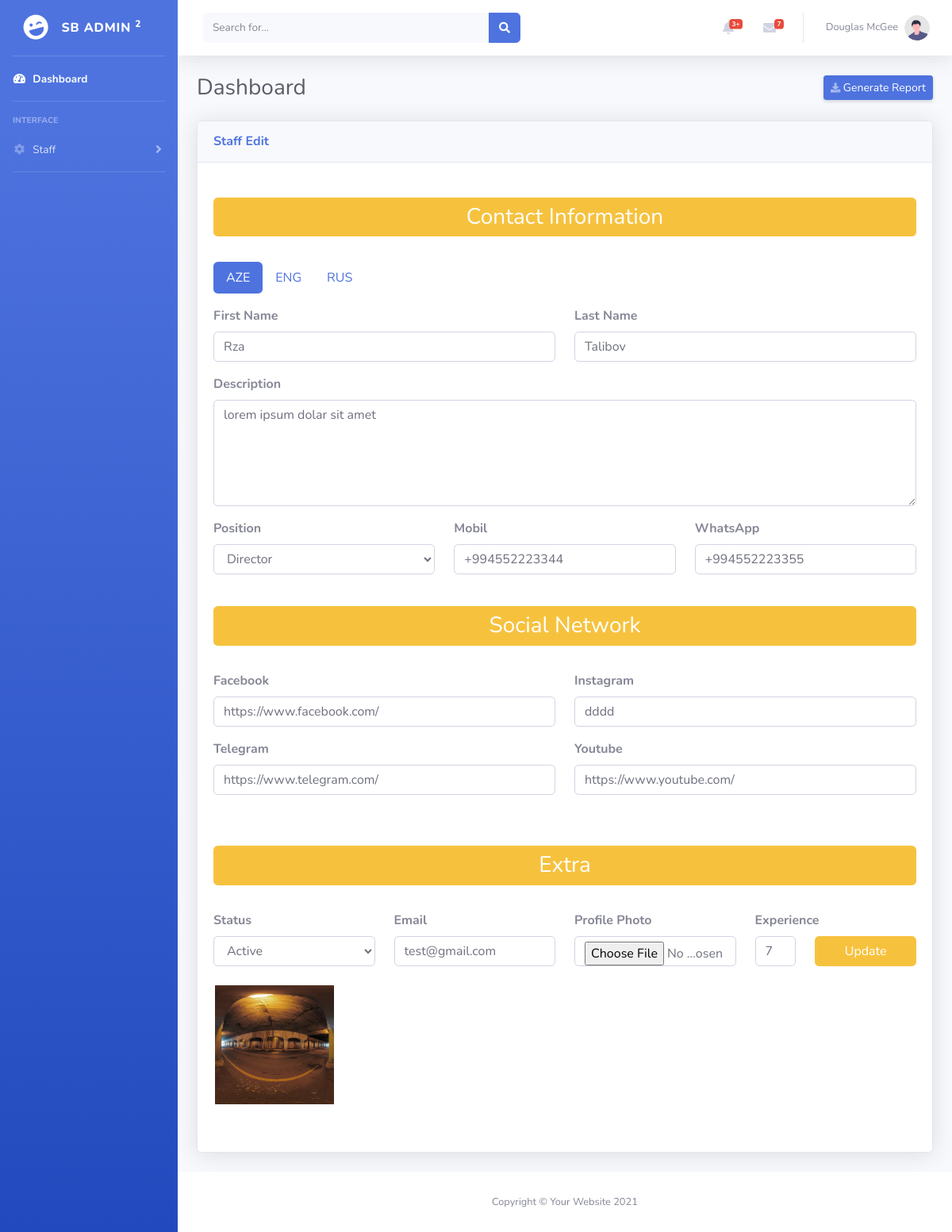
The page /a_edit_staff/19 on the database its author committed.
### tables this page shows
CREATE TABLE `staff` (
  `s_id` int(11) NOT NULL,
  `s_name_az` varchar(255) NOT NULL,
  `s_name_en` varchar(255) NOT NULL,
  `s_name_ru` varchar(255) NOT NULL,
  `s_surname_az` varchar(255) NOT NULL,
  `s_surname_en` varchar(255) NOT NULL,
  `s_surname_ru` varchar(255) NOT NULL,
  `s_description_az` longtext NOT NULL,
  `s_description_en` longtext NOT NULL,
  `s_description_ru` longtext NOT NULL,
  `s_position` varchar(255) NOT NULL,
  `s_status` varchar(10) NOT NULL,
  `s_email` varchar(255) NOT NULL,
  `s_experience` varchar(255) NOT NULL,
  `s_mobile` varchar(20) NOT NULL,
  `s_whatsApp` varchar(255) NOT NULL,
  `s_facebook` varchar(255) NOT NULL,
  `s_instagram` varchar(255) NOT NULL,
  `s_telegram` varchar(255) NOT NULL,
  `s_youtube` varchar(255) NOT NULL,
  `s_img` varchar(255) NOT NULL,
  `s_img_ext` varchar(50) NOT NULL,
  `s_create_date` varchar(255) NOT NULL,
  `s_creater_id` int(11) NOT NULL
);

### application/controllers/Admin_controller.php (called while the page is built, shortened)
<?php
class Admin_controller extends CI_Controller{
    public function __construct()
    {
        $this->load->model('Admin_model');
    }
    public function edit_staff($id){
        $data['single_data'] = $this->Admin_model->get_single_staff($id);
        $this->load->view("admin/staff/update",$data);
    }
}

### index.php (called while the page is built, shortened)
<?php
require_once BASEPATH.'core/CodeIgniter.php';

### application/models/Admin_model.php (called while the page is built, shortened)
<?php
class Admin_model extends CI_Model{
    public function get_single_staff($id){
        return $this->db->where('s_id',$id)->get('staff')->row_array();
    }
}

### application/views/admin/staff/update.php (the view, shortened to what this page needs)
<div class="card shadow mb-4">
    <div class="card-header py-3">
        <h6 class="m-0 font-weight-bold text-primary">Staff Edit</h6>
    </div>
    <div class="card-body">
        <br>
        <h3 class="text-center text-white bg-warning py-2 rounded">Contact Information</h3>
        <br>
        <form action="<?php echo base_url('a_edit_staff_act/'.$single_data['s_id']); ?>" method="post" enctype="multipart/form-data">
            <ul class="nav nav-pills">
                <li class="nav-item">
                    <a class="nav-link active" data-toggle="pill" href="#home">AZE</a>
                </li>
                <li class="nav-item">
                    <a class="nav-link" data-toggle="pill" href="#menu1">ENG</a>
                </li>
                <li class="nav-item">
                    <a class="nav-link" data-toggle="pill" href="#menu2">RUS</a>
                </li>
            </ul>
            <div class="tab-content">
                <div class="tab-pane container active mx-0 px-0" id="home">
                    <div class="form-group row mt-3">
                        <div class="col-sm-6 mb-3 mb-sm-0">
                            <label for="FirstName"><b>First Name</b></label>
                            <input type="text" name="FirstName_az" class="form-control" id="FirstName" placeholder="First Name" value="<?php echo $single_data['s_name_az']; ?>">
                        </div>
                        <div class="col-sm-6">
                            <label for="LastName"><b>Last Name</b></label>
                            <input type="text" name="LastName_az" class="form-control" id="LastName" placeholder="Last Name" value="<?php echo $single_data['s_surname_az']; ?>">
                        </div>
                        <div class="col-sm-12 mb-3 mb-sm-0 mt-3">
                            <label for="description"><b>Description</b></label>
                            <textarea name="user_description_az" id="description" cols="30" rows="5" class="form-control"><?php echo $single_data['s_description_az']; ?></textarea>
                        </div>
                    </div>
                </div>
            </div>
            <div class="form-group">
                <div class="row">
                    <div class="col-sm-4 mb-3 mb-sm-0">
                        <label for="Position"><b>Position</b></label>
                        <select name="position" id="Position" class="form-control">
                            <option <?php if($single_data['s_position'] == "Director"){ echo "SELECTED"; } ?> value="Director">Director</option>
                        </select>
                    </div>
                    <div class="col-sm-4 mb-3 mb-sm-0">
                        <label for="mob"><b>Mobil</b></label>
                        <input type="text" name="mobile" class="form-control" id="mob" placeholder="+994-- --- -- --" value="<?php echo $single_data['s_mobile']; ?>">
                    </div>
                    <div class="col-sm-4 mb-3 mb-sm-0">
                        <label for="WhatsApp"><b>WhatsApp</b></label>
                        <input type="text" name="WhatsApp" class="form-control" id="WhatsApp" placeholder="+994-- --- -- --" value="<?php echo $single_data['s_whatsApp']; ?>">
                    </div>
                </div>
            </div>
            <br>
            <h3 class="text-center text-white bg-warning py-2 rounded">Social Network</h3>
            <br>
            <div class="form-group">
                <div class="row">
                    <div class="col-sm-6 mb-3 mb-sm-0">
                        <label for="Facebook"><b>Facebook</b></label>
                        <input type="text" name="Facebook" class="form-control" id="Facebook" placeholder="Facebook" value="<?php echo $single_data['s_facebook']; ?>">
                    </div>
                    <div class="col-sm-6 mb-3 mb-sm-0">
                        <label for="Instagram"><b>Instagram</b></label>
                        <input type="text" name="Instagram" class="form-control" id="Instagram" placeholder="Instagram" value="<?php echo $single_data['s_instagram']; ?>">
                    </div>
                </div>
            </div>
            <div class="form-group">
                <div class="row">
                    <div class="col-sm-6 mb-3 mb-sm-0">
                        <label for="Telegram"><b>Telegram</b></label>
                        <input type="text" name="Telegram" class="form-control" id="Telegram" placeholder="https://www....." value="<?php echo $single_data['s_telegram']; ?>">
                    </div>
                    <div class="col-sm-6 mb-3 mb-sm-0">
                        <label for="Youtube"><b>Youtube</b></label>
                        <input type="text" name="Youtube" class="form-control" id="Youtube" placeholder="Youtube" value="<?php echo $single_data['s_youtube']; ?>">
                    </div>
                </div>
            </div>
            <br>
            <br>
            <h3 class="text-center text-white bg-warning py-2 rounded">Extra</h3>
            <br>
            <div class="form-group">
                <div class="row">
                    <div class="col-sm-3 mb-3 mb-sm-0">
                        <label for="Status"><b>Status</b></label>
                        <select name="Status" id="Status" class="form-control">
                            <option <?php if($single_data['s_status'] == "Active"){ echo "SELECTED"; } ?> value="Active">Active</option>
                        </select>
                    </div>
                    <div class="col-sm-3 mb-3 mb-sm-0">
                        <label for="Email"><b>Email</b></label>
                        <input type="text" name="Email" class="form-control" id="Email" placeholder="Email" value="<?php echo $single_data['s_email']; ?>">
                    </div>
                    <div class="col-sm-3 mb-3 mb-sm-0">
                        <label for="ProfilePhoto"><b>Profile Photo</b></label>
                        <input type="file" name="file" class="form-control" id="ProfilePhoto">
                    </div>
                    <div class="col-sm-1 mb-3 mb-sm-0">
                        <label for="experience"><b>Experience</b></label>
                        <input type="text" name="experience" class="form-control" id="experience" placeholder="year" value="<?php echo $single_data['s_experience']; ?>">
                    </div>
                    <div class="col-sm-2 mb-3 mb-sm-0" style="margin-top: 32px!important;">
                    <button type="submit" style="width:100%" class="btn btn-warning">Update</button>
                    <br>
                    <br>
                    </div>
                    <a target="_blank" href="<?php echo base_url('uploads/staff/'.$single_data['s_img']); ?>">
                    <img style="margin-left: 14px; object-fit:cover;" width="150" height="150" src="<?php echo base_url('uploads/staff/'.$single_data['s_img']); ?>" alt="">
                    </a>
                </div>
            </div>
            <br>
        </form>
    </div>
</div>

### rows shown on the page
staff: FirstName_az "Rza", LastName_az "Talibov", user_description_az "lorem ipsum dolar sit amet", mobile "+994552223344", WhatsApp "+994552223355", Facebook "https://www.facebook.com/", Instagram "dddd", Telegram "https://www.telegram.com/", Youtube "https://www.youtube.com/", Email "test@gmail.com", experience "7", s_img (picture)
